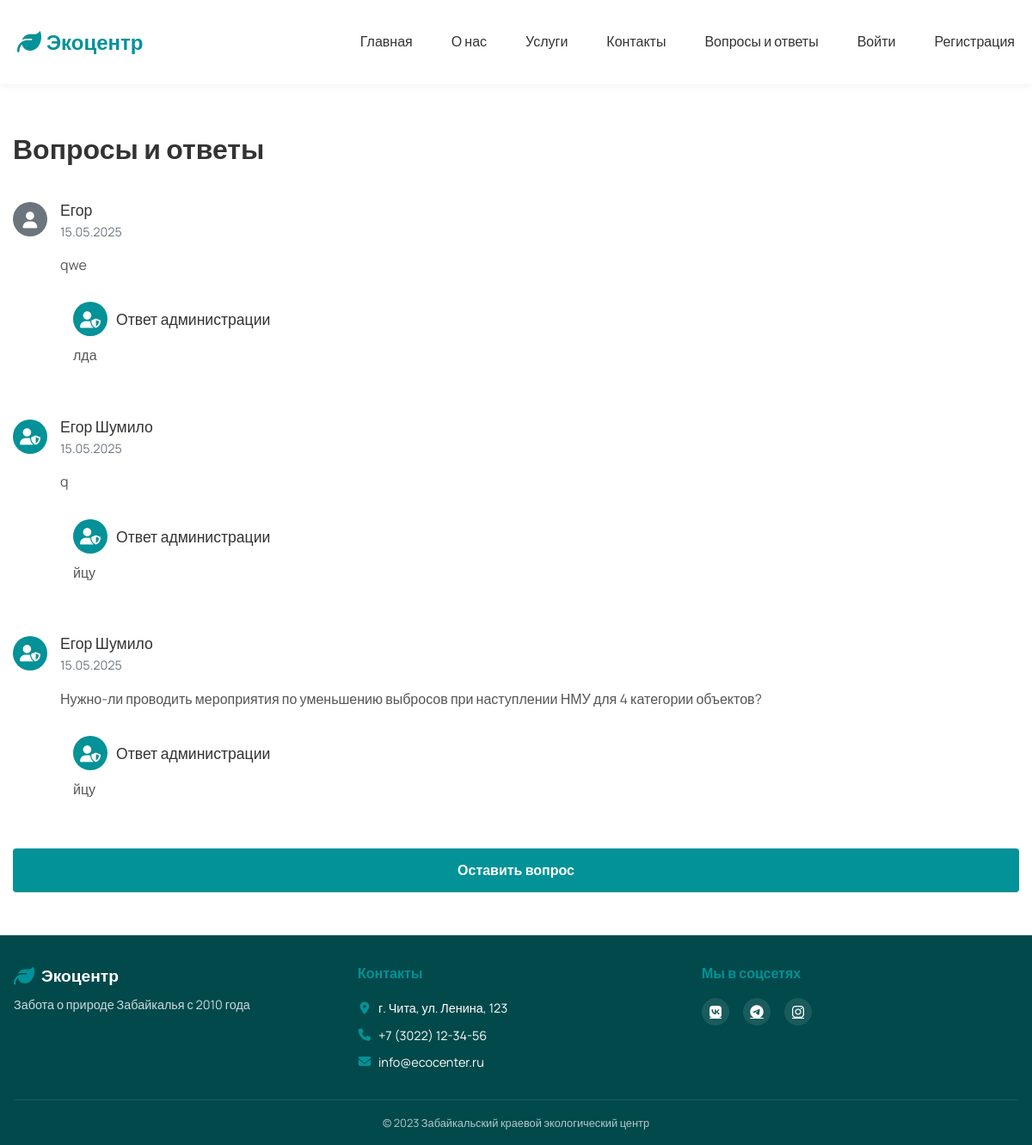
Screenshot of /faq/ with the database file from the repository.
### core/models.py (models this page shows, shortened)
class ContactMessage(models.Model):
    STATUS_CHOICES = [
        ('new', 'Новый'),
        ('processed', 'Обработан'),
        ('published', 'Опубликован с ответом'),
    ]
    user = models.ForeignKey(User, on_delete=models.SET_NULL, null=True, blank=True)
    name = models.CharField(max_length=100, verbose_name="Имя")
    email = models.EmailField(verbose_name="Email")
    phone = models.CharField(max_length=20, verbose_name="Телефон", blank=True)
    message = models.TextField(verbose_name="Сообщение")
    answer = models.TextField(verbose_name="Ответ", blank=True)
    status = models.CharField(max_length=20, choices=STATUS_CHOICES, default='new')
    created_at = models.DateTimeField(auto_now_add=True, verbose_name="Дата создания")
    updated_at = models.DateTimeField(auto_now=True, verbose_name="Дата обновления")
    class Meta:
        verbose_name = "Сообщение"
        verbose_name_plural = "Сообщения"
        ordering = ['-created_at']
    def is_published(self):
        return self.status == 'published'

### user/models.py (models this page shows, shortened)
class User(AbstractUser):
    is_customer = models.BooleanField(default=True)
    phone = models.CharField(max_length=20, blank=True, null=True)
    address = models.TextField(blank=True, null=True)

### core/views.py (the view)
# urls.py: path('faq/', views.faq, name='faq'),
def faq(request):
    if request.user.is_staff:
        messages = ContactMessage.objects.all().order_by('-created_at')
    else:
        messages = ContactMessage.objects.filter(status='published').order_by('-created_at')
    return render(request, 'core/faq.html', {'messages': messages})

### core/context_processors.py (called while the page is built)
def site_settings(request):
    settings = SiteSetting.objects.first()
    return {'settings': settings}

### templates/core/faq.html (shortened to what this page needs)
{% extends 'base.html' %}
{% block content %}
<section class="faq-section">
    <div class="container">
        <h1 class="page-title">Вопросы и ответы</h1>
        <div class="faq-list">
            {% for message in messages %}
            <div class="faq-item card shadow-sm mb-4 {% if not message.is_published %}unpublished{% endif %}" style="padding-bottom: 40px;">
                <div class="card-body">
                    <div class="faq-question">
                        <div class="user-info">
                            <div class="user-icon {% if message.user.is_staff %}admin{% else %}user{% endif %}">
                                <i class="fas fa-{% if message.user.is_staff %}user-shield{% else %}user{% endif %}"></i>
                            </div>
                            <div>
                                <div class="user-name">{{ message.name }}</div>
                                <div class="question-date">{{ message.created_at|date:"d.m.Y" }}</div>
                            </div>
                        </div>
                        <p>{{ message.message }}</p>
                    </div>
                    {% if message.answer or request.user.is_staff %}
                    <div class="faq-answer">
                        {% if message.answer %}
                        <div class="answer-content">
                            <div class="answer-header">
                                <div class="user-icon admin" style="margin-right: 10px;">
                                    <i class="fas fa-user-shield"></i>
                                </div>
                                <span>Ответ администрации</span>
                            </div>
                            <p>{{ message.answer }}</p>
                        </div>
                        {% endif %}
                    </div>
                    {% endif %}
                </div>
            </div>
            {% empty %}
            <div class="alert alert-info">Пока нет вопросов.</div>
            {% endfor %}
        </div>
        <a href="/contact/" class="btn" style="display: flex; justify-content: center;">Оставить вопрос</a>
    </div>
</section>
{% endblock %}

### static/css/style.css (style rules this page uses)
:root { --primary: #029297; --primary-dark: #01494B; --bg: #ffffff; --text: #333333; --light: #f8f9fa; --border: #dee2e6; }
* { margin: 0; padding: 0; box-sizing: border-box; }
body { font-family: 'Manrope', sans-serif; color: var(--text); background: var(--bg); line-height: 1.6; }
.container { max-width: 1200px; margin: 0 auto; padding: 0 15px; }
.btn { display: inline-block; padding: 0.8rem 1.5rem; background: var(--primary); color: white; border: none; border-radius: 4px; font-weight: 600; text-decoration: none; transition: all 0.3s; }

### templates/base.html (style rules this page uses)
html, body { height: 100%; margin: 0; }
body { display: flex; flex-direction: column; }

### templates/core/faq.html (style rules this page uses)
.faq-section { padding: 50px 0; }
.page-title { font-size: 2rem; font-weight: 600; color: #333; margin-bottom: 30px; }
.faq-item { background-color: #ffffff; border-radius: 8px; overflow: hidden; }
.user-info { display: flex; align-items: center; margin-bottom: 15px; }
.user-icon { width: 40px; height: 40px; border-radius: 50%; display: flex; align-items: center; justify-content: center; margin-right: 15px; font-size: 1.2rem; color: white; }
.user-icon.admin { background-color: #029297; }
.user-icon.user { background-color: #6c757d; }
.user-name { font-weight: 500; font-size: 1.1rem; }
.question-date { color: #6c757d; font-size: 0.9rem; }
.faq-question p { font-size: 1rem; color: #555; margin-left: 55px; }
.answer-content { border-radius: 8px; padding: 15px; margin-top: 15px; margin-left: 55px; }
.answer-header { font-size: 1.1rem; color: #333; font-weight: 500; display: flex; align-items: center; margin-bottom: 10px; }
.answer-content p { color: #555; }

### rows the page displays
ContactMessage: name "Егор", created_at "15.05.2025", message "qwe", answer "лда"
ContactMessage: name "Егор Шумило", created_at "15.05.2025", message "q", answer "йцу"
ContactMessage: name "Егор Шумило", created_at "15.05.2025", message "Нужно-ли проводить мероприятия по уменьшению выбросов при наступлении НМУ для 4 категории объектов?", answer "йцу"
